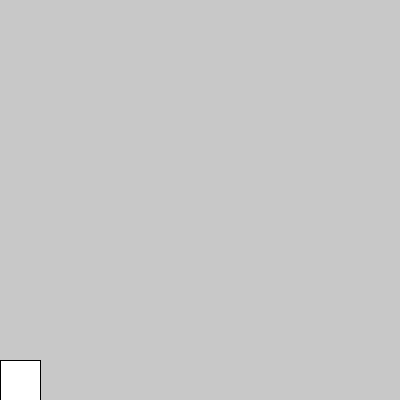
Frame 1 (no input)
Frame 60 (the mouse pressed at the canvas centre just before this capture): identical to frame 1, image omitted
Frame 120 (the mouse held since frame 60 and released just before this capture): identical to frame 1, image omitted

The Processing sketch that drew this single still picture (run headless with seeded random() and noise(); from frame 60 on, the mouse is pressed at the canvas centre):

// Processing sketch: for_fila_crece
// ── for_fila_crece.pde
int cant = 1;
int tam = 40;
int posX = 0;

void setup(){
  size(400,400);
}

void draw(){
  background(200);
  for(int i=0; i<cant;i++){
    rect(posX, ((height - tam) - (tam * i)) , tam, tam);
  }
}

void keyPressed(){
  if(keyCode == LEFT){
    posX = posX - tam;
  }else if(keyCode == RIGHT){
    posX = posX + tam;
  }else if(keyCode == UP){
    cant++;
  }else if(keyCode == DOWN){
    cant--;
  }
}
